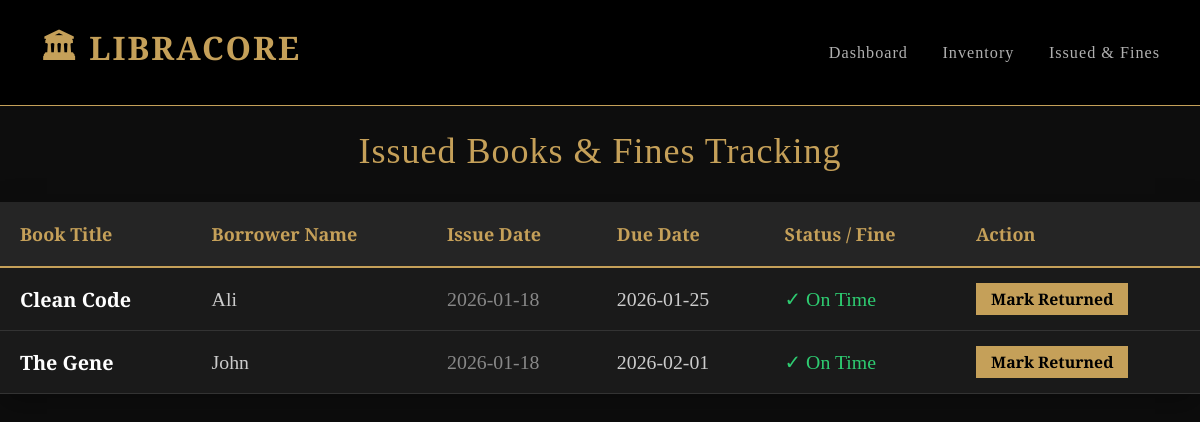
The page /issued_books on the database as committed earlier.
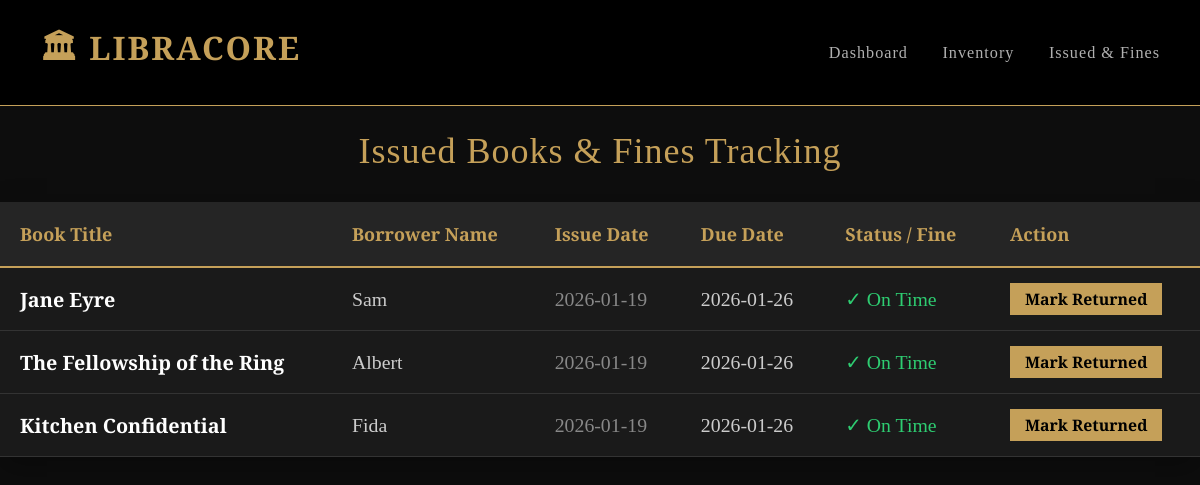
The same page on the database as committed later.
### tables this page shows
CREATE TABLE books (
                id INTEGER PRIMARY KEY AUTOINCREMENT,
                title TEXT NOT NULL,
                author TEXT NOT NULL,
                category TEXT,
                status TEXT DEFAULT 'Available',
                borrower_name TEXT DEFAULT NULL,
                issue_date DATE DEFAULT NULL,
                due_date DATE DEFAULT NULL
            );

### app.py (the view)
@app.route('/issued_books')
def issued_books():
    book_list = []
    today = datetime.now().date()
    with get_db_connection() as conn:
        books = conn.execute('SELECT * FROM books WHERE status="Issued"').fetchall()
        for book in books:
            if book['due_date']:
                due_date = datetime.strptime(book['due_date'], '%Y-%m-%d').date()
                days_overdue = (today - due_date).days
                fine = max(0, days_overdue * 10)
                book_list.append({
                    'id': book['id'],
                    'title': book['title'],
                    'borrower': book['borrower_name'],
                    'issue_date': book['issue_date'],
                    'due_date': book['due_date'],
                    'fine': fine
                })
    return render_template('issued_books.html', books=book_list)

### app.py (called while the page is built)
def get_db_connection():
    conn = sqlite3.connect('library.db')
    conn.row_factory = sqlite3.Row
    return conn

### templates/issued_books.html
{% extends 'base.html' %}
{% block content %}
<h1 style="color: #c5a059; font-family: 'Cinzel', serif; text-align: center; margin-bottom: 30px;">
    Issued Books & Fines Tracking
</h1>
<table>
    <thead>
        <tr>
            <th>Book Title</th>
            <th>Borrower Name</th>
            <th>Issue Date</th> <th>Due Date</th>
            <th>Status / Fine</th>
            <th>Action</th>
        </tr>
    </thead>
    <tbody>
        {% for book in books %}
        <tr>
            <td style="color: #fff; font-weight: bold;">{{ book.title }}</td>
            <td style="color: #ccc;">{{ book.borrower }}</td>
            <td style="color: #888;">{{ book.issue_date }}</td>
            <td style="color: #ccc;">{{ book.due_date }}</td>
            <td>
                {% if book.fine > 0 %}
                    <span style="color: #e74c3c; font-weight: bold;">⚠️ Overdue (Fine: ${{ book.fine }})</span>
                {% else %}
                    <span style="color: #2ecc71;">✓ On Time</span>
                {% endif %}
            </td>
            <td>
                <a href="{{ url_for('return_book', book_id=book.id) }}" class="btn" style="padding: 5px 15px; font-size: 0.8em;">
                    Mark Returned
                </a>
            </td>
        </tr>
        {% else %}
        <tr>
            <td colspan="6" style="text-align: center; padding: 30px; color: #666;">
                No books are currently issued.
            </td>
        </tr>
        {% endfor %}
    </tbody>
</table>
{% endblock %}

### templates/base.html (shortened to what this page needs)
<!DOCTYPE html>
<html lang="en">
<head>
    <link rel="stylesheet" href="{{ url_for('static', filename='style.css') }}">
</head>
<body>
    <nav class="navbar">
        <a href="{{ url_for('index') }}" class="logo">🏛 LIBRACORE</a>
        <div class="nav-links">
            <a href="{{ url_for('index') }}">Dashboard</a>
            <a href="{{ url_for('inventory') }}">Inventory</a>
            <a href="{{ url_for('issued_books') }}">Issued & Fines</a>
        </div>
    </nav>
    <div class="container">
        {% block content %}{% endblock %}
    </div>
</body>
</html>

### static/style.css (style rules this page uses)
body { font-family: 'Cormorant Garamond', serif; background-color: #0d0d0d; color: #e0e0e0; margin: 0; padding: 0; font-size: 18px; }
.navbar { background-color: #000000; border-bottom: 1px solid #c5a059; padding: 25px 40px; display: flex; justify-content: space-between; align-items: center; }
.logo { font-family: 'Cinzel', serif; color: #c5a059; font-size: 1.8em; font-weight: 700; text-decoration: none; letter-spacing: 2px; }
.nav-links a { font-family: 'Cinzel', serif; color: #b0b0b0; text-decoration: none; margin-left: 30px; font-size: 0.9em; letter-spacing: 1px; transition: color 0.3s; }
h1, h2 { font-family: 'Cinzel', serif; font-weight: 400; letter-spacing: 1px; }
table { width: 100%; border-collapse: collapse; background-color: #1a1a1a; margin-top: 30px; box-shadow: 0 10px 30px rgba(0,0,0,0.3); }
th { background-color: #252525; color: #c5a059; padding: 20px; text-align: left; font-family: 'Cinzel', serif; font-weight: bold; border-bottom: 2px solid #c5a059; }
td { padding: 15px 20px; border-bottom: 1px solid #333; font-size: 1.1em; }
.btn { display: inline-block; padding: 12px 30px; background-color: #c5a059; color: #000; text-decoration: none; font-family: 'Cinzel', serif; font-weight: 700; font-size: 0.9em; transition: all 0.3s; border: none; cursor: pointer; }

Rows that differ between the two databases and show on the page:
no longer on this page (row edited): books: title "Clean Code", borrower "Ali", issue_date "2026-01-18", due_date "2026-01-25"
no longer on this page (row edited): books: title "The Gene", borrower "John", issue_date "2026-01-18", due_date "2026-02-01"
added books: title "Jane Eyre", borrower "Sam", issue_date "2026-01-19", due_date "2026-01-26"
added books: title "The Fellowship of the Ring", borrower "Albert", issue_date "2026-01-19", due_date "2026-01-26"
added books: title "Kitchen Confidential", borrower "Fida", issue_date "2026-01-19", due_date "2026-01-26"
